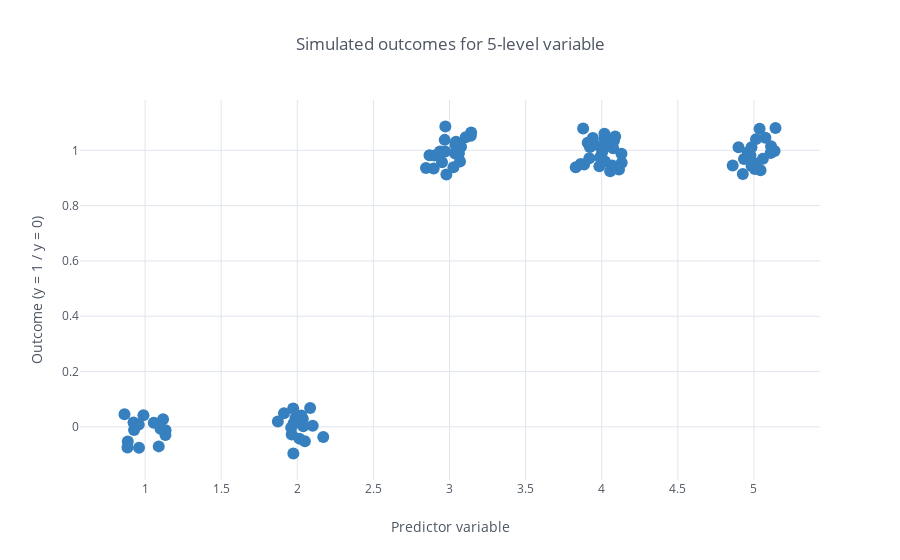

The notebook cell saved with this chart:
### Markdown cell above
We can visualize this outcomes for each value of the predictor in the graph below (note that the point are _jittered_ - we added random noise to $x$ and $y$ values so that they wont all fall into the same point).

### Code cell
df['x_jitter'] = df['x'].apply(lambda x: x + np.random.random()/5 - np.random.random()/5)
df['y_jitter'] = df['y'].apply(lambda x: x + np.random.random()/10 - np.random.random()/10)

df[['x_jitter', 'y_jitter']].set_index('x_jitter').iplot(kind='scatter', mode='markers', 
                                                         color='blue', theme='white',
                                                         title='Simulated outcomes for 5-level variable',
                                                         yTitle='Outcome (y = 1 / y = 0)',
                                                         xTitle='Predictor variable')

### Figure 1 — Plotly figure (JSON) as saved in the notebook; plotly's stock layout.template omitted (floating-point values rounded to 4 significant figures)
{"data": [{"line": {"color": "rgba(55, 128, 191, 1.0)", "dash": "solid", "shape": "linear", "width": 1.3}, "marker": {"size": 12, "symbol": "circle"}, "mode": "markers", "name": "y_jitter", "text": "", "type": "scatter", "uid": "5cf2076b-e971-49be-af4c-6690125dbd22", "x": [2.039, 5.014, 2.951, 4.061, 1.118, 4.113, 0.9274, 2.036, 4.984, 3.942, 3.984, 5.112, 1.09, 1.963, 2.014, 4.003, 2.101, 0.989, 5.059, 4.86, 4.055, 4.899, 1.96, 4.018, 4.069, 3.044, 0.8862, 1.135, 2.05, 1.913, 3.142, 0.9239, 3.884, 1.872, 3.908, 4.959, 4.131, 1.988, 4.064, 3.878, 2.972, 1.976, 0.96, 3.026, 5.136, 4.088, 2.973, 2.968, 5.037, 5.014, 2.896, 3.829, 3.037, 3.043, 0.9585, 0.8843, 4.984, 1.134, 2.948, 1.974, 3.106, 4.075, 1.99, 3.918, 2.171, 4.08, 5.11, 2.979, 2.846, 5.043, 4.019, 1.057, 3.039, 4.935, 4.977, 4.021, 0.8647, 4.13, 5.006, 5.075, 1.973, 2.084, 3.069, 3.954, 2.902, 2.027, 2.868, 5.142, 3.862, 3.14, 1.999, 4.002, 0.9464, 4.927, 1.101, 3.989, 3.076, 3.922, 2.937, 3.062], "y": [0.002139, 0.9523, 0.9571, 1.015, 0.02773, 0.9308, -0.01148, 0.02873, 1.011, 1.045, 0.9427, 1.015, -0.07044, -0.02742, -0.0424, 1.006, 0.003981, 0.04238, 0.9699, 0.945, 0.9244, 1.011, -0.002757, 1.06, 0.945, 1.02, -0.05272, -0.0124, -0.05147, 0.04936, 1.064, 0.0163, 0.9486, 0.0192, 1.028, 0.992, 0.955, 0.03218, 1.023, 1.079, 0.9954, 0.01361, -0.0756, 0.9392, 0.9972, 1.05, 1.086, 1.038, 1.078, 1.04, 0.9342, 0.9385, 0.9889, 1.031, 0.008217, -0.07452, 0.9432, -0.02971, 0.9943, -0.09618, 1.047, 1.007, 0.01739, 0.9714, -0.03623, 1.035, 0.99, 0.913, 0.9365, 0.9279, 1.042, 0.01488, 1.019, 0.9686, 0.9826, 0.96, 0.04562, 0.9875, 0.9325, 1.046, 0.06666, 0.06792, 0.9597, 1.02, 0.9811, 0.04126, 0.9818, 1.081, 0.9508, 1.053, 0.01694, 0.9932, 0.007468, 0.9148, -0.006822, 0.9751, 1.013, 1.012, 0.996, 0.9891]}], "layout": {"legend": {"bgcolor": "#FFFFFF", "font": {"color": "#4D5663"}}, "paper_bgcolor": "#FFFFFF", "plot_bgcolor": "#FFFFFF", "title": {"font": {"color": "#4D5663"}, "text": "Simulated outcomes for 5-level variable"}, "xaxis": {"gridcolor": "#E1E5ED", "showgrid": true, "tickfont": {"color": "#4D5663"}, "title": {"font": {"color": "#4D5663"}, "text": "Predictor variable"}, "zerolinecolor": "#E1E5ED"}, "yaxis": {"gridcolor": "#E1E5ED", "showgrid": true, "tickfont": {"color": "#4D5663"}, "title": {"font": {"color": "#4D5663"}, "text": "Outcome (y = 1 / y = 0)"}, "zerolinecolor": "#E1E5ED"}}}
